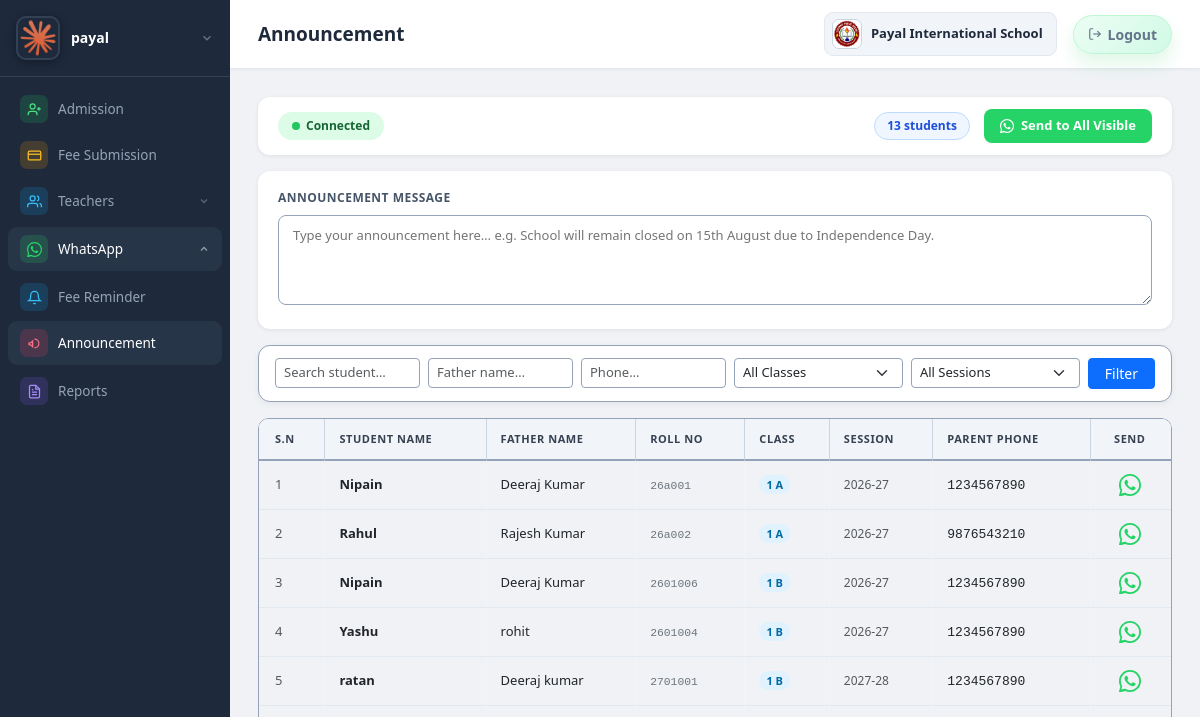
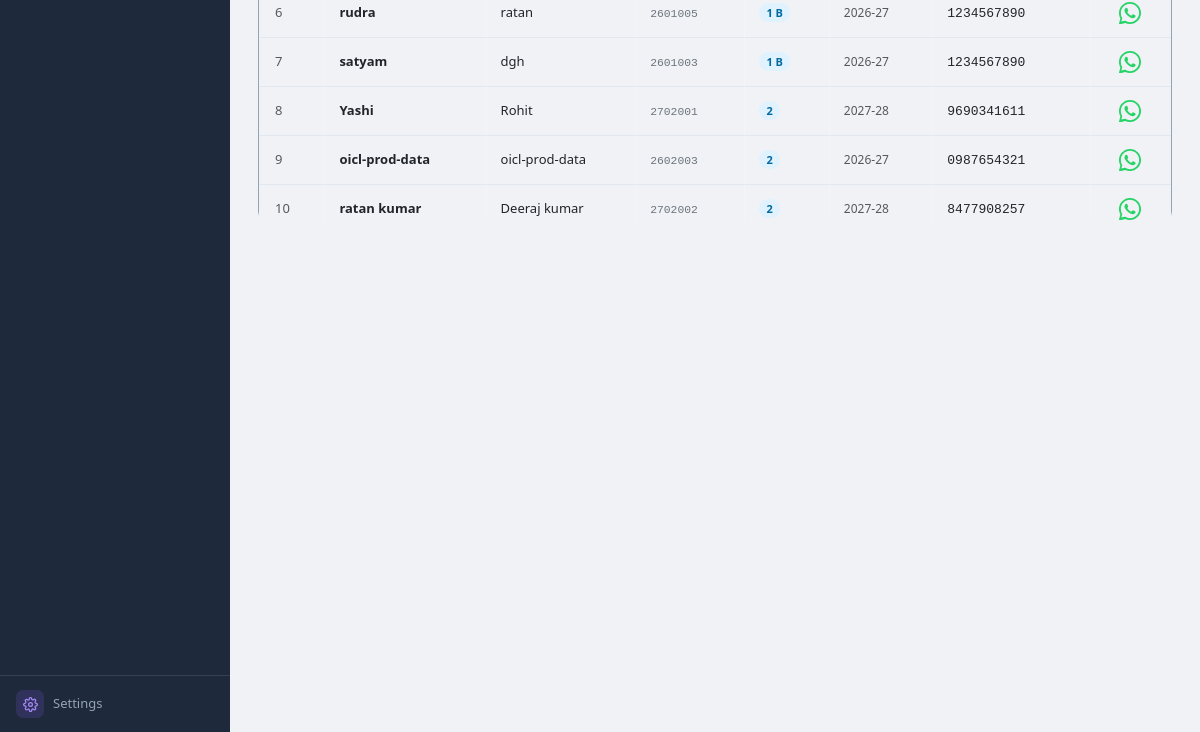
The app's page /school/announcement/ (signed in), older data (2 pictures, top to bottom).
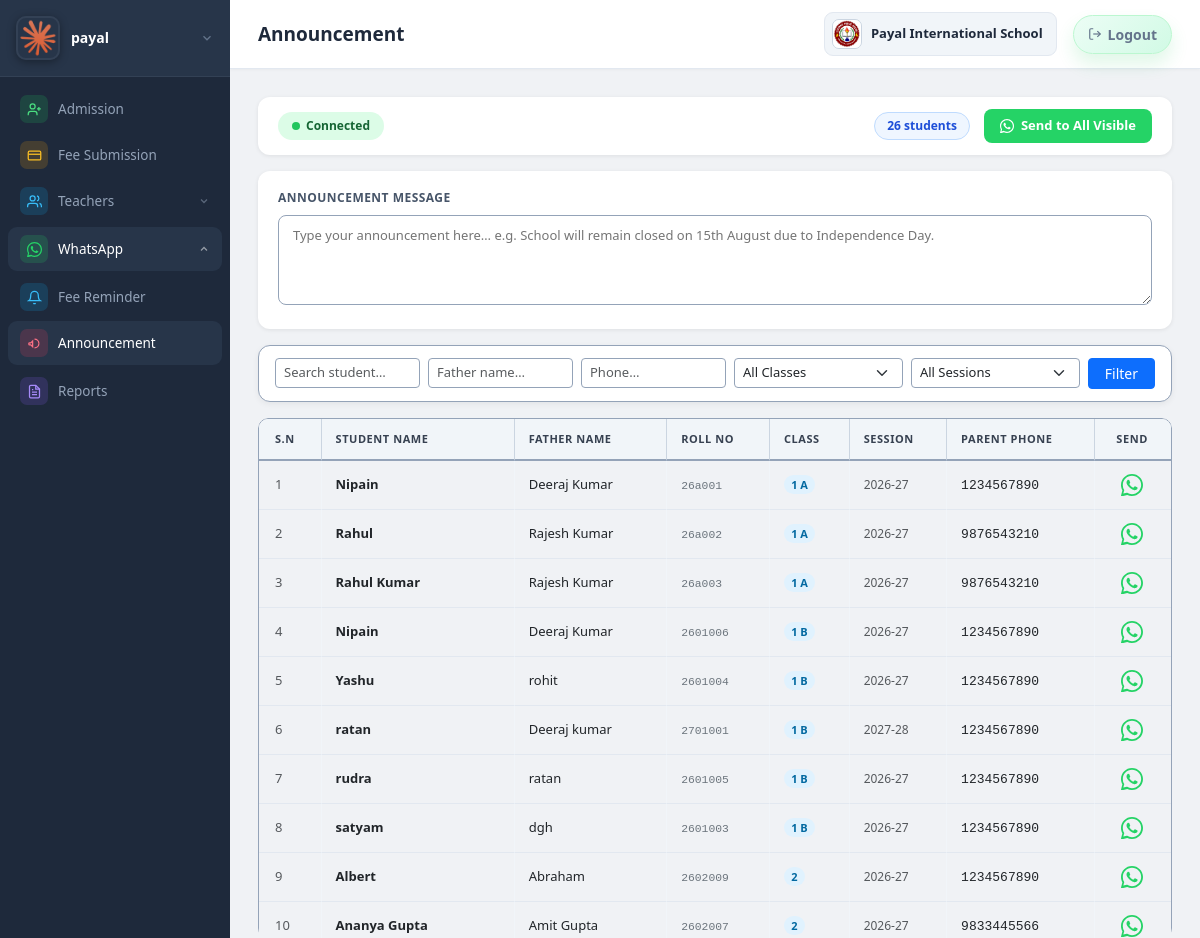
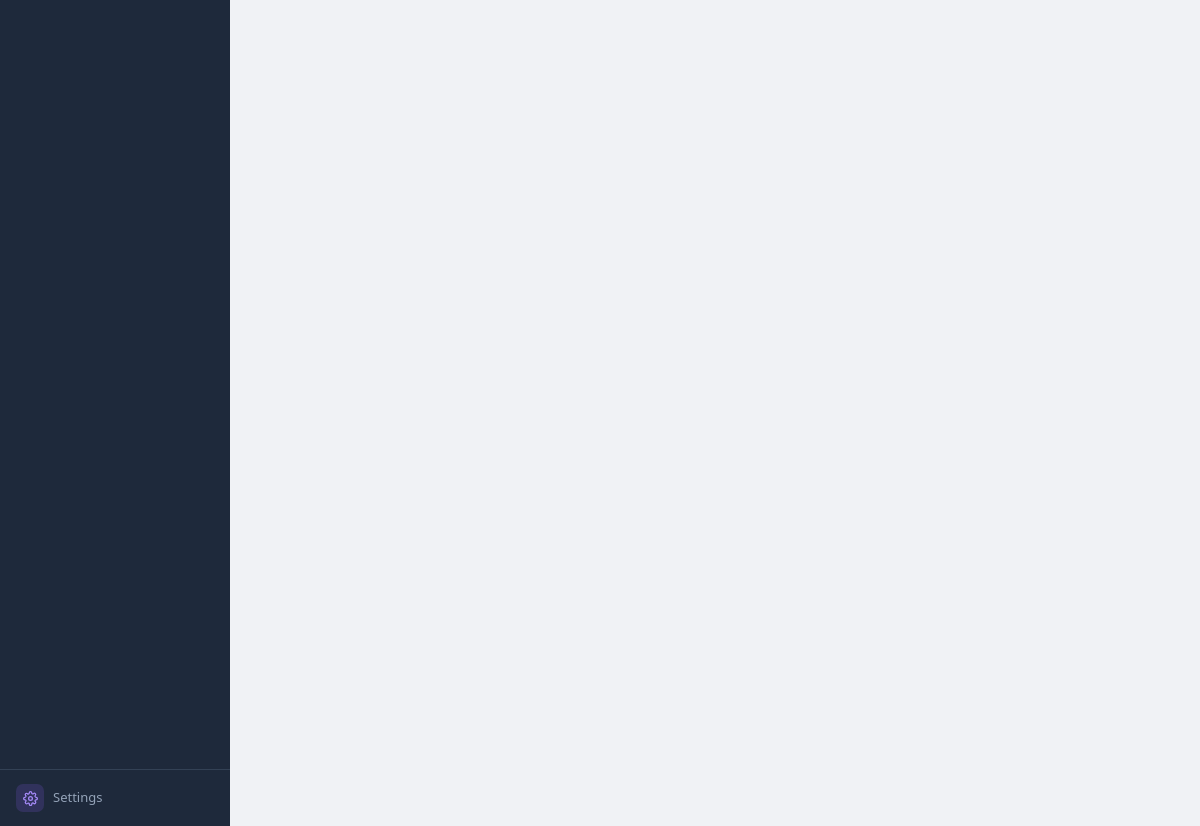
The same page, newer data (2 pictures, top to bottom).
### core/models.py (models this page shows, shortened)
class Student(models.Model):
    STATUS_ACTIVE = 'active'
    STATUS_INACTIVE = 'inactive'
    STATUS_PROMOTED = 'promoted'
    STATUS_FAIL = 'fail'
    STATUS_CHOICES = [
        (STATUS_INACTIVE, 'Transferred'),
        (STATUS_PROMOTED, 'Promoted'),
        (STATUS_FAIL, 'Fail'),
    ]
    school = models.ForeignKey(School, on_delete=models.CASCADE)
    school_class = models.ForeignKey(SchoolClass, on_delete=models.PROTECT, related_name='students')
    roll_number = models.CharField(max_length=20, editable=False)
    name = models.CharField(max_length=150)
    date_of_birth = models.DateField()
    academic_session = models.CharField(
        max_length=20,
        default=default_current_academic_session,
        validators=[validate_academic_session],
    )
    status = models.CharField(max_length=20, choices=STATUS_CHOICES, default=STATUS_ACTIVE)
    father_name = models.CharField(max_length=120)
    mother_name = models.CharField(max_length=120, default='')
    father_phone = models.CharField(
        max_length=20,
        validators=[RegexValidator(r'^\d{10}$', message='Father phone must be exactly 10 digits.')],
    )
    address = models.TextField()
    blood_group = models.CharField(max_length=10, blank=True, default='')
    previous_school = models.CharField(max_length=200, blank=True, default='')
    aadhaar_number = models.CharField(max_length=12, blank=True, default='')
    pen_number = models.CharField(max_length=20, blank=True, default='')
    religion = models.CharField(max_length=100, default='')
    caste = models.CharField(max_length=100, default='')
    admission_date = models.DateField(default=timezone.localdate)
    transport_opted = models.BooleanField(default=False)
    transport_amount = models.DecimalField(max_digits=10, decimal_places=2, blank=True, null=True)
    discount_months = models.PositiveSmallIntegerField(blank=True, null=True)
    updated_at = models.DateTimeField(auto_now=True)
    created_at = models.DateTimeField(auto_now_add=True)
    class Meta:
        ordering = ['-created_at']

class SchoolClass(models.Model):
    school = models.ForeignKey(School, on_delete=models.CASCADE)
    name = models.CharField(max_length=100)
    class Meta:
        ordering = ['name']
    def __str__(self):
        return self.name

### core/views.py (the view)
# urls.py: path('school/announcement/', views.announcement_dashboard, name='announcement_dashboard'),
@login_required
@school_only
def announcement_dashboard(request):
    school    = request.user.school
    wa_config, _ = WhatsAppConfig.objects.get_or_create(school=school)
    all_students = Student.objects.filter(
        school=school, status=Student.STATUS_ACTIVE
    ).select_related('school_class').order_by('school_class', 'name')
    classes = SchoolClass.objects.filter(school=school).order_by('name')
    session_options = sorted({s.academic_session for s in all_students})
    return render(request, 'school/whatsapp/announcement.html', {
        'wa_config':       wa_config,
        'all_students':    all_students,
        'classes':         classes,
        'session_options': session_options,
    })

### core/context_processors.py (called while the page is built)
def software_branding(request):
    try:
        app_settings = SuperUserSettings.get_solo()
    except (OperationalError, ProgrammingError):
        app_settings = None
    return {
        'app_settings': app_settings,
        'current_tenant': getattr(request, 'tenant', None),
    }

### core/models.py (called while the page is built)
    def is_super(self):
        return self.role == self.SUPERUSER

    @classmethod
    def get_solo(cls):
        obj = cls.objects.order_by('pk').first()
        if obj:
            return obj
        return cls.objects.create()

### core/views.py (called while the page is built)
def school_only(fn):
    @wraps(fn)
    def wrap(request, *args, **kwargs):
        if not request.user.is_authenticated:
            return redirect('login')
        if request.user.is_super():
            return redirect('super_dashboard')
        tenant = getattr(request, 'tenant', None)
        if tenant is not None and request.user.school_id != tenant.pk:
            user_school = request.user.school
            if user_school and user_school.subdomain:
                return redirect(user_school.get_tenant_url() + '/school/')
            return redirect('login')
        return fn(request, *args, **kwargs)
    return wrap

### templates/school/whatsapp/announcement.html (shortened to what this page needs)
{% extends 'base.html' %}
{% block page_title %}Announcement{% endblock %}
{% block content %}
<div style="background:#fff;border-radius:12px;box-shadow:0 1px 4px rgba(0,0,0,.08);padding:12px 20px;display:flex;align-items:center;gap:14px;margin-bottom:16px;flex-wrap:nowrap;">
  {% if wa_config.is_active %}
    <span class="wa-status on"><span class="wa-dot"></span>Connected</span>
  {% else %}
    <span class="wa-status off"><span class="wa-dot"></span>Not Connected</span>
  {% endif %}
  <span class="ann-count" id="ann-count">{{ all_students|length }} student{% if all_students|length != 1 %}s{% endif %}</span>
  <button class="btn-send-all" id="btn-send-all" onclick="sendAll()">
    Send to All Visible
  </button>
</div>
<div class="ann-compose">
  <label>
    Announcement Message
  </label>
  <textarea id="ann-msg" placeholder="Type your announcement here… e.g. School will remain closed on 15th August due to Independence Day."></textarea>
</div>
<div class="ann-filter">
  <input class="form-control form-control-sm flex-grow-1" id="f-name"    placeholder="Search student…"  oninput="doFilter()" style="min-width:0;">
  <input class="form-control form-control-sm flex-grow-1" id="f-father"  placeholder="Father name…"      oninput="doFilter()" style="min-width:0;">
  <input class="form-control form-control-sm flex-grow-1" id="f-phone"   placeholder="Phone…"            oninput="doFilter()" style="min-width:0;">
  <select class="form-select form-select-sm flex-grow-1" id="f-class"   onchange="doFilter()" style="min-width:0;">
    <option value="">All Classes</option>
  </select>
  <select class="form-select form-select-sm flex-grow-1" id="f-session" onchange="doFilter()" style="min-width:0;">
    <option value="">All Sessions</option>
  </select>
  <button class="btn btn-primary btn-sm px-3" onclick="doFilter()">Filter</button>
</div>
<div class="table-responsive" style="max-height:520px;overflow-y:auto;border-radius:10px;">
  <table class="ann-table">
    <thead>
      <tr>
        <th class="ps-3">S.N</th>
        <th>Student Name</th>
        <th>Father Name</th>
        <th>Roll No</th>
        <th>Class</th>
        <th>Session</th>
        <th>Parent Phone</th>
        <th class="text-center pe-3">Send</th>
      </tr>
    </thead>
    <tbody id="ann-tbody">
      {% for s in all_students %}
      <tr data-name="{{ s.name|lower }}"
          data-father="{{ s.father_name|lower }}"
          data-phone="{{ s.father_phone|lower }}"
          data-class="{{ s.school_class|lower }}"
          data-session="{{ s.academic_session }}">
        <td class="ps-3 text-muted">{{ forloop.counter }}</td>
        <td><strong>{{ s.name }}</strong></td>
        <td>{{ s.father_name|default:"—" }}</td>
        <td><code class="text-secondary">{{ s.roll_number }}</code></td>
        <td>
          <span class="badge rounded-pill" style="background:#e0f2fe;color:#0369a1;font-size:11px;font-weight:600;">{{ s.school_class }}</span>
        </td>
        <td><span class="text-muted" style="font-size:12px;">{{ s.academic_session }}</span></td>
        <td>
          {% if s.father_phone %}
            <span style="font-family:monospace;font-size:13px;">{{ s.father_phone }}</span>
          {% else %}
            <span class="text-muted">—</span>
          {% endif %}
        </td>
        <td class="text-center pe-3">
          <button
            data-pk="{{ s.pk }}"
            onclick="sendOne(this)"
            style="background:none;border:none;cursor:pointer;padding:2px;transition:transform .15s;"
            onmouseenter="this.style.transform='scale(1.2)'"
            onmouseleave="this.style.transform='scale(1)'">
          </button>
        </td>
      </tr>
      {% empty %}
      <tr>
        <td colspan="8" class="text-center py-5 text-muted">No active students found.</td>
      </tr>
      {% endfor %}
    </tbody>
  </table>
</div>
{% endblock %}

Row changes from the older to the newer data that the page shows:
no longer on this page (row unchanged): Student: name "Yashi", father_name "Rohit", roll_number "2702001", school_class "2", academic_session "2027-28", father_phone "9690341611"
no longer on this page (row unchanged): Student: name "oicl-prod-data", father_name "oicl-prod-data", roll_number "2602003", school_class "2", academic_session "2026-27", father_phone "0987654321"
no longer on this page (row unchanged): Student: name "ratan kumar", father_name "Deeraj kumar", roll_number "2702002", school_class "2", academic_session "2027-28", father_phone "8477908257"
added Student: name "Rahul Kumar", father_name "Rajesh Kumar", roll_number "26a003", school_class "1 A", academic_session "2026-27", father_phone "9876543210"
added Student: name "Albert", father_name "Abraham", roll_number "2602009", school_class "2", academic_session "2026-27", father_phone "1234567890"
added Student: name "Ananya Gupta", father_name "Amit Gupta", roll_number "2602007", school_class "2", academic_session "2026-27", father_phone "9833445566"
Text that changed along with them:
{{ all_students|length }}: "13" → "26"
